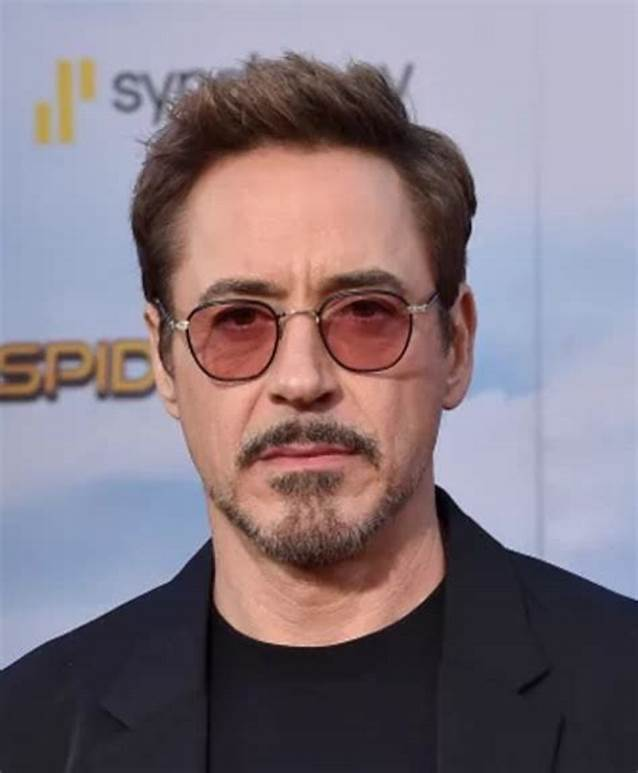
#> input picture robert.jfif, 638 x 773 px
$ jupyter execute 'Face and eye detection (2).ipynb'   (shell and % lines are left out)
#> lines starting #> are read from the running program, lines starting #| are printed output that depends on the picture; after the words box and inside, x2 and y2 are one past the last pixel; in counts of white or black regions, pixels touching at a corner belong together
# FACE DETECTION

#### Import all required libraries

[cell 1]
import cv2
import matplotlib.pyplot as plt

#### Loading the image to be tested using imread() function
#### The imread() function reads the image from the specified file.

#### Syntax: cv2.imread(path)

#### Parameters:
* path: A string representing the path of the image to be read.
* flag: It specifies the way in which image should be read.

#### All three types of flags are described below:

* cv2.IMREAD_COLOR: It specifies to load a color image. Any transparency of image will be neglected. It is the default flag. Alternatively, we can pass integer value 1 for this flag.
* cv2.IMREAD_GRAYSCALE: It specifies to load an image in grayscale mode. Alternatively, we can pass integer value 0 for this flag.
* cv2.IMREAD_UNCHANGED: It specifies to load an image as such including alpha channel. Alternatively, we can pass integer value -1 for this flag.

[cell 2]
image = cv2.imread('robert.jfif');
#> image is the input picture: shape (773, 638, 3); mean B, G, R 128.9, 119.4, 131.8

#### cv2.imshow() method is used to display an image in a window.

#### Syntax: cv2.imshow(window_name, image)
#### Parameters:
* window_name: A string representing the name of the window in which image to be displayed.
* image: It is the image that is to be displayed.

Using matplotlib to diaplay image as we have to work with coordinates

[cell 3]
plt.imshow(image);

#### OpenCV loads an image in BGR format, so we need to convert it into RBG format to be able to display its true colors.

#### We use cv2.cvtcolor() method which is used to convert an image from one color space to another.

#### Syntax: cv2.cvtColor(src, code)

#### Parameters:
* src: It is the image whose color space is to be changed.
* code: It is the color space conversion code.

[cell 4]
image_RGB=cv2.cvtColor(image, cv2.COLOR_BGR2RGB)
plt.imshow(image_RGB)

#### The detection works only on grayscale images. So it is important to convert the color image to grayscale

[cell 5]
image_gray = cv2.cvtColor(image, cv2.COLOR_BGR2GRAY)
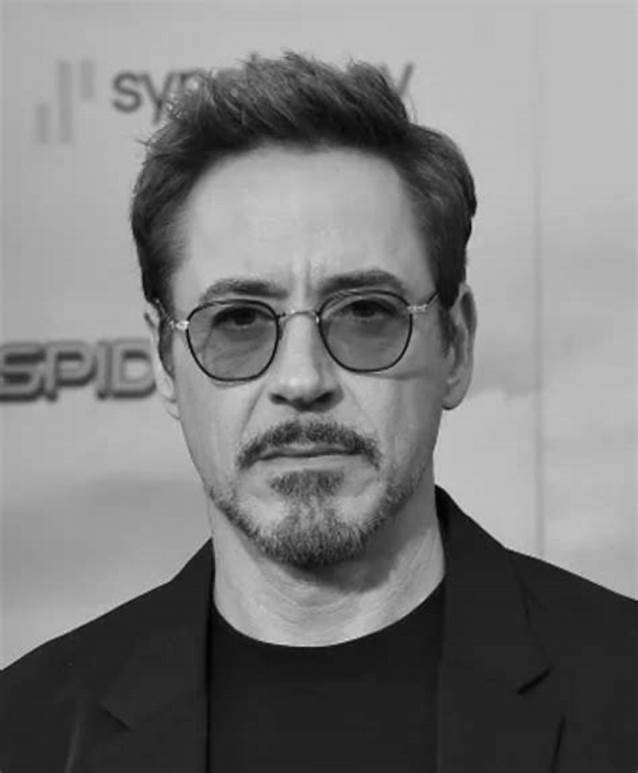
#> image_gray: shape (773, 638); min 1, max 236, mean 124.1
plt.imshow(image_gray, cmap='gray')

[cell 6]
from ipywidgets import interact, interactive, fixed, interact_manual
import ipywidgets as widgets
import cv2
import numpy as np
from matplotlib import pyplot as plt
sl = widgets.SelectionSlider(options=[0, 1], value= 0)

def f(color):
#     img = cv2.imread(image, read_flag);
    if(color == 1):
        plt.imshow(cv2.cvtColor(image, cv2.COLOR_BGR2RGB))
    else:
        image_gray = cv2.cvtColor(image, cv2.COLOR_BGR2GRAY)
        plt.imshow(image_gray, cmap='gray')
    plt.show()
interact(f, color=sl)
#> the sliders are set to color = 0

#### Loading the classifier for frontal face which is prebuilt in OpenCV

[cell 7]
haar_cascade_face = cv2.CascadeClassifier('haarcascade_frontalface_default.xml')

Github Link :: https://github.com/opencv/opencv/tree/master/data/haarcascades

#### detectMultiScale function detects objects of different sizes in the input image. The detected objects are returned as a list of rectangles.Here it is used to detect the faces. It returns coordinates(x,y,w,h) of the detected face.

#### Parameters
* input image - image in which face is to be detected.
* scaleFactor	Parameter specifying how much the image size is reduced at each image scale.
* minNeighbors	Parameter specifying how many neighbors each candidate rectangle should have to retain it.

#### Last two parameters have to be tuned according to the data.

#### face_rects contains a list of coordinates for the rectangular regions where faces were found.These coordinates are used to draw the rectangles on the image.

[cell 8]
faces_rects = haar_cascade_face.detectMultiScale(image_gray, scaleFactor = 1.2, minNeighbors = 6);
#> faces_rects = [[106, 165, 404, 404]]
print(faces_rects)
#| [[106 165 404 404]]

Here's the plot

#### Printing the number of faces

[cell 9]
print('Faces found: ', len(faces_rects))
#| Faces found:  1

#### Looping over all the coordinates and drawing rectangles around the faces using cv2.rectangle function.

#### Syntax: cv2.rectangle(image, start_point, end_point, color, thickness)

#### Parameters:
* image: It is the image on which rectangle is to be drawn.
* start_point: It is the starting coordinates of rectangle. The coordinates are represented as tuples of two values i.e. (X coordinate value, Y coordinate value).
* end_point: It is the ending coordinates of rectangle. The coordinates are represented as tuples of two values i.e. (X coordinate value + width, Y coordinate value + height).
* color: It is the color of border line of rectangle to be drawn. For BGR, we pass a tuple. eg: (255, 0, 0) for blue color.
* thickness: It is the thickness of the rectangle border line in px.

[cell 10]
for (x,y,w,h) in faces_rects:
     cv2.rectangle(image_RGB, (x, y), (x+w, y+h), (0, 0, 255), 8)
#> this loop made 1 pass
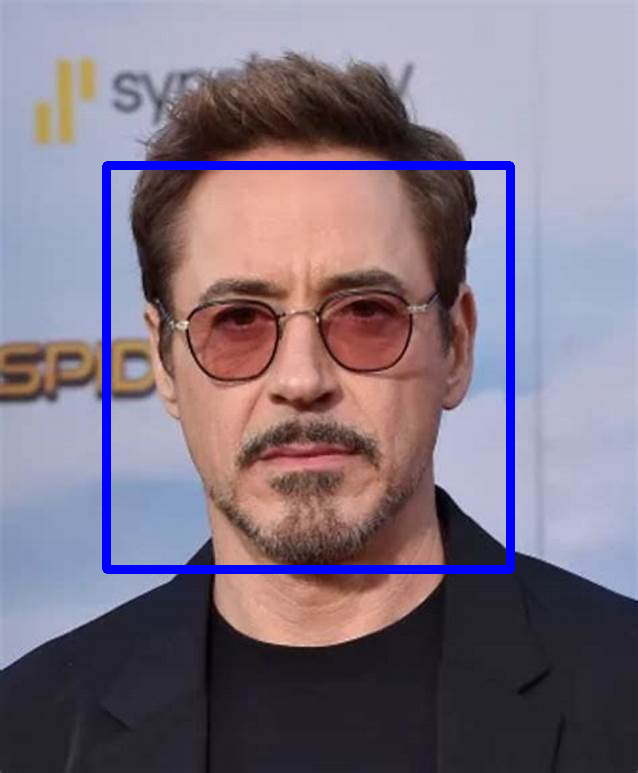
#> image_RGB: shape (773, 638, 3); mean R, G, B 127.4, 115.3, 132

#### Displaying the image

[cell 11]
plt.imshow(image_RGB)

# EYE DETECTION

#### Loading the classifier for eyes

[cell 12]
eye_cascade = cv2.CascadeClassifier('haarcascade_eye_tree_eyeglasses.xml')

#### detectMultiscale returns a list of coordinates to draw a rectangle around detected eyes

[cell 13]
eyes = eye_cascade.detectMultiScale(image_RGB)
#> eyes = [[214, 289, 59, 59], [330, 278, 67, 67]]

#### Looping over all the coordinates and drawing rectangles around the eyes

[cell 14]
for (ex, ey ,ew, eh) in eyes:
    cv2.rectangle(image_RGB, (ex,ey), (ex+ew, ey+eh), (0, 255, 0), 5)
#> this loop made 2 passes
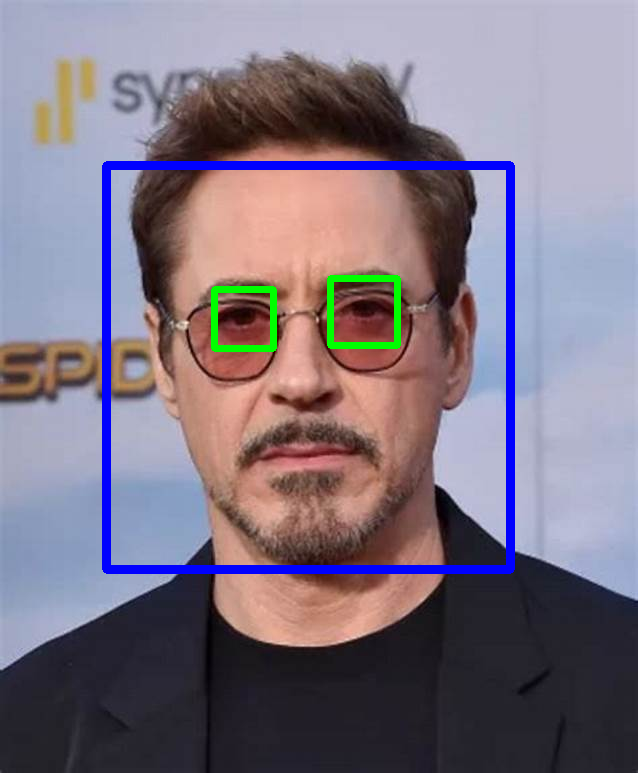
#> image_RGB: shape (773, 638, 3); 0.71% of pixels changed, all inside (x1, y1, x2, y2) = (211, 275, 401, 352)
